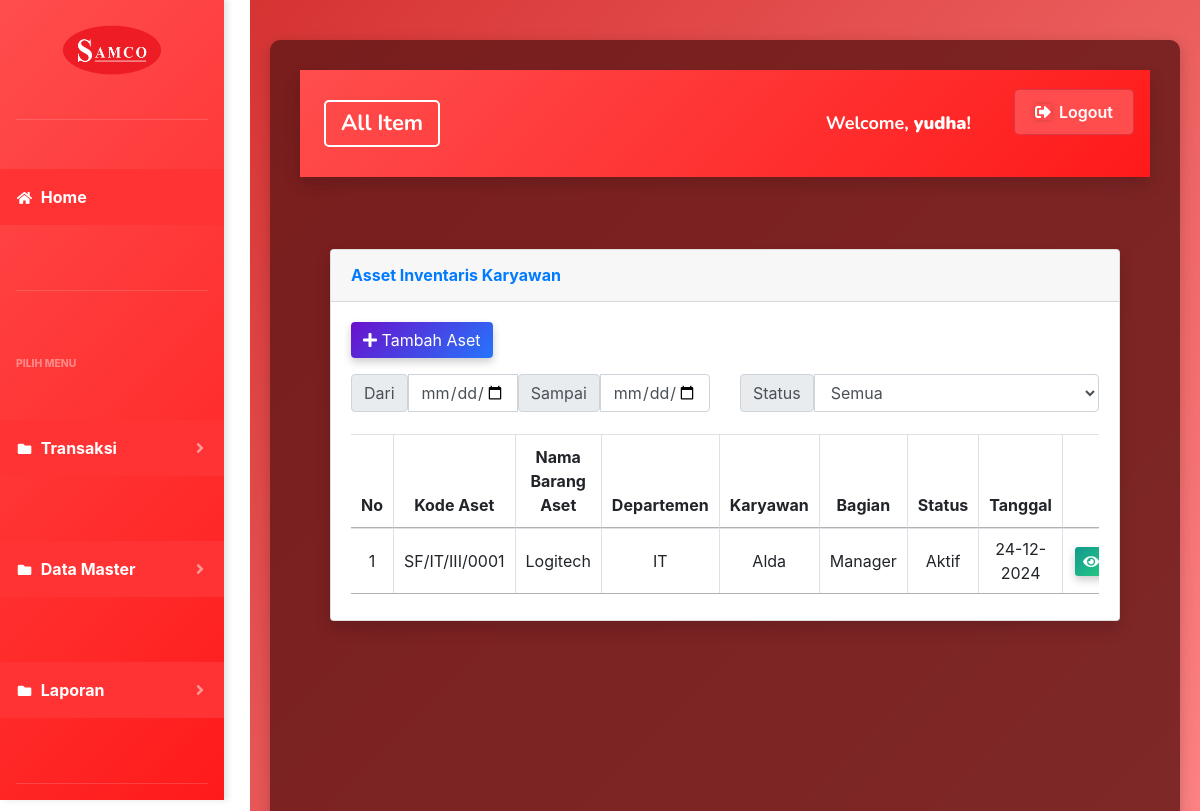
The page /index.php?page=aset (signed in) on the database its author committed.
### tables this page shows
CREATE TABLE `aset` (
  `id` int(11) NOT NULL,
  `kode_aset` varchar(50) DEFAULT NULL,
  `kode_lengkap` varchar(50) NOT NULL,
  `gudang_id` int(11) DEFAULT NULL,
  `departemen_id` int(11) DEFAULT NULL,
  `karyawan_id` int(11) DEFAULT NULL,
  `jenis_barang_id` int(11) DEFAULT NULL,
  `status` enum('Aktif','Tidak Aktif') DEFAULT 'Aktif',
  `tanggal_pembelian` date DEFAULT NULL,
  `created_at` timestamp NOT NULL DEFAULT current_timestamp(),
  `updated_at` timestamp NOT NULL DEFAULT current_timestamp() ON UPDATE current_timestamp(),
  `tanggal_keluar` date DEFAULT NULL,
  `keterangan_keluar` text DEFAULT NULL,
  `jumlah_keluar` int(11) DEFAULT 0
);

CREATE TABLE `gudang` (
  `id` int(11) NOT NULL,
  `kode_barang` varchar(50) NOT NULL,
  `nama_barang` varchar(255) NOT NULL,
  `jenis_barang` varchar(250) NOT NULL,
  `jumlah` varchar(250) NOT NULL,
  `satuan` varchar(100) NOT NULL
);

CREATE TABLE `departemen` (
  `id` int(11) NOT NULL,
  `nama` varchar(100) NOT NULL
);

CREATE TABLE `daftar_karyawan` (
  `id` int(11) NOT NULL,
  `nama` varchar(100) NOT NULL,
  `departemen_id` int(11) DEFAULT NULL,
  `bagian` varchar(255) NOT NULL
);

### page/aset/aset.php (the view, shortened to what this page needs)
<div class="container-fluid">
    <div class="card shadow mb-4">
        <div class="card-header py-3">
            <h6 class="m-0 font-weight-bold text-primary">Asset Inventaris Karyawan</h6>
        </div>
        <div class="card-body">
            <div class="mb-3">
                <a href="?page=aset&aksi=tambahaset" class="btn btn-primary custom-btn">
                    <i class="fas fa-plus me-2"></i> Tambah Aset
                </a>
            </div>
            <div class="row mb-3">
                <div class="col-md-6">
                    <div class="input-group">
                        <span class="input-group-text">Dari</span>
                        <input type="date" id="min" name="min" class="form-control">
                        <span class="input-group-text">Sampai</span>
                        <input type="date" id="max" name="max" class="form-control">
                    </div>
                </div>
                <div class="col-md-6">
                    <div class="input-group">
                        <span class="input-group-text">Status</span>
                        <select id="statusFilter" name="status" class="form-control">
                            <option value="">Semua</option>
                        </select>
                    </div>
                </div>
            </div>
             <div class="table-responsive">
                <table class="table table-bordered" id="aset" width="100%" cellspacing="0">
                    <thead>
                        <tr>
                            <th style="width: 50px; text-align: center;">No</th>
                            <th style="width: 150px; text-align: center;">Kode Aset</th>
                            <th style="width: 150px; text-align: center;">Nama Barang Aset</th>
                            <th style="width: 150px; text-align: center;">Departemen</th>
                            <th style="width: 100px; text-align: center;">Karyawan</th>
                            <th style="width: 100px; text-align: center;">Bagian</th>
                            <th style="width: 100px; text-align: center;">Status</th>
                            <th style="width: 150px; text-align: center;">Tanggal</th>
                            <th style="width: 150px; text-align: center;">Tanggal Penyerahan</th>
                        </tr>
                    </thead>
                    <tbody>
                        <?php
                        $no = 1;
                        $sql = $koneksi->query("
                        SELECT aset.*,
                                daftar_karyawan.nama AS nama_karyawan,
                                daftar_karyawan.bagian,
                                departemen.nama AS nama_departemen,
                                jenis_barang.jenis_barang AS nama_jenis_barang,
                                gudang.nama_barang as gudang_id
                            FROM aset
                            LEFT JOIN daftar_karyawan ON aset.karyawan_id = daftar_karyawan.id
                            LEFT JOIN departemen ON aset.departemen_id = departemen.id
                            LEFT JOIN jenis_barang ON aset.jenis_barang_id = jenis_barang.id
                            LEFT JOIN gudang ON aset.gudang_id = gudang.id
                        ");
                        if ($sql === false) {
                            die('Error SQL: ' . $koneksi->error);
                        } else
                            while ($data = $sql->fetch_assoc()) {
                                ?>
                                <tr>
                                    <td style="text-align: center;"><?php echo $no++; ?></td>
                                    <td style="text-align: center;"><?php echo $data['kode_lengkap'] ?></td>
                                    <td style="text-align: center;"><?php echo $data['gudang_id']; ?></td>
                                    <td style="text-align: center;"><?php echo $data['nama_departemen'] ?></td>
                                    <td style="text-align: center;"><?php echo $data['nama_karyawan'] ?></td>
                                    <td style="text-align: center;"><?php echo $data['bagian'] ?></td>
                                    <td style="text-align: center;"><?php echo $data['status'] ?></td>
                                    <td style="text-align: center;">
                                        <?php
                                        if ($data['status'] == 'Aktif') {
                                            echo !empty($data['tanggal_pembelian']) ? date('d-m-Y', strtotime($data['tanggal_pembelian'])) : '-';
                                        } else if ($data['status'] == 'Tidak Aktif' && !empty($data['tanggal_keluar'])) {
                                            echo date('d-m-Y', strtotime($data['tanggal_keluar']));
                                        } else {
                                            echo '-';
                                        }
                                        ?>
                                    </td>
                                    <td style="text-align: center;">
                                    <button type="button"
                                            class="btn btn-primary btn-sm custom-btn view-btn"
                                            data-bs-toggle="modal"
                                            data-bs-target="#detailModal"
                                            data-kode="<?php echo htmlspecialchars($data['kode_lengkap']); ?>"
                                            data-barang="<?php echo htmlspecialchars($data['gudang_id']); ?>"
                                            data-departemen="<?php echo htmlspecialchars($data['nama_departemen']); ?>"
                                            data-karyawan="<?php echo htmlspecialchars($data['nama_karyawan']); ?>"
                                            data-bagian="<?php echo htmlspecialchars($data['bagian']); ?>"
                                            data-status="<?php echo htmlspecialchars($data['status']); ?>"
                                            data-tanggal="<?php echo $data['status'] == 'Aktif' ?
                                                (isset($data['tanggal_pembelian']) ? date('d-m-Y', strtotime($data['tanggal_pembelian'])) : '-') :
                                                (isset($data['tanggal_keluar']) ? date('d-m-Y', strtotime($data['tanggal_keluar'])) : '-'); ?>"
                                            data-keterangan="<?php echo htmlspecialchars($data['keterangan_keluar'] ?? '-'); ?>">
                                        <i class="fas fa-eye"></i> View
                                    </button>
                                    </td>
                                </tr>
                            <?php } ?>
                    </tbody>
                </table>
            </div>
        </div>
    </div>
</div>

### index.php (style rules this page uses)
body { margin-left: 250px; transition: margin-left 0.3s ease; }

### page/aset/aset.php (style rules this page uses)
.custom-btn { background: linear-gradient(135deg, #6a11cb 0%, #2575fc 100%); color: white; border: none; box-shadow: 0 4px 8px rgba(0, 0, 0, 0.2); transition: transform 0.2s ease, box-shadow 0.2s ease; }
.view-btn { background: linear-gradient(135deg, #11998e 0%, #38ef7d 100%) !important; }
.btn-sm { font-size: 0.9rem; }
.btn-sm i { margin-right: 5px; }
.table td .btn-sm { margin: 2px; padding: 0.25rem 0.5rem; display: inline-block; }
.table td { vertical-align: middle; }
.table th:last-child, .table td:last-child { min-width: 200px; white-space: nowrap; }

### rows shown on the page
aset: kode_lengkap "SF/IT/III/0001", gudang.nama_barang "Logitech", departemen.nama "IT", karyawan.nama "Alda", karyawan.bagian "Manager", status "Aktif", tanggal_pembelian "24-12-2024"

### other values the page prints
$_SESSION['username'] "yudha"
